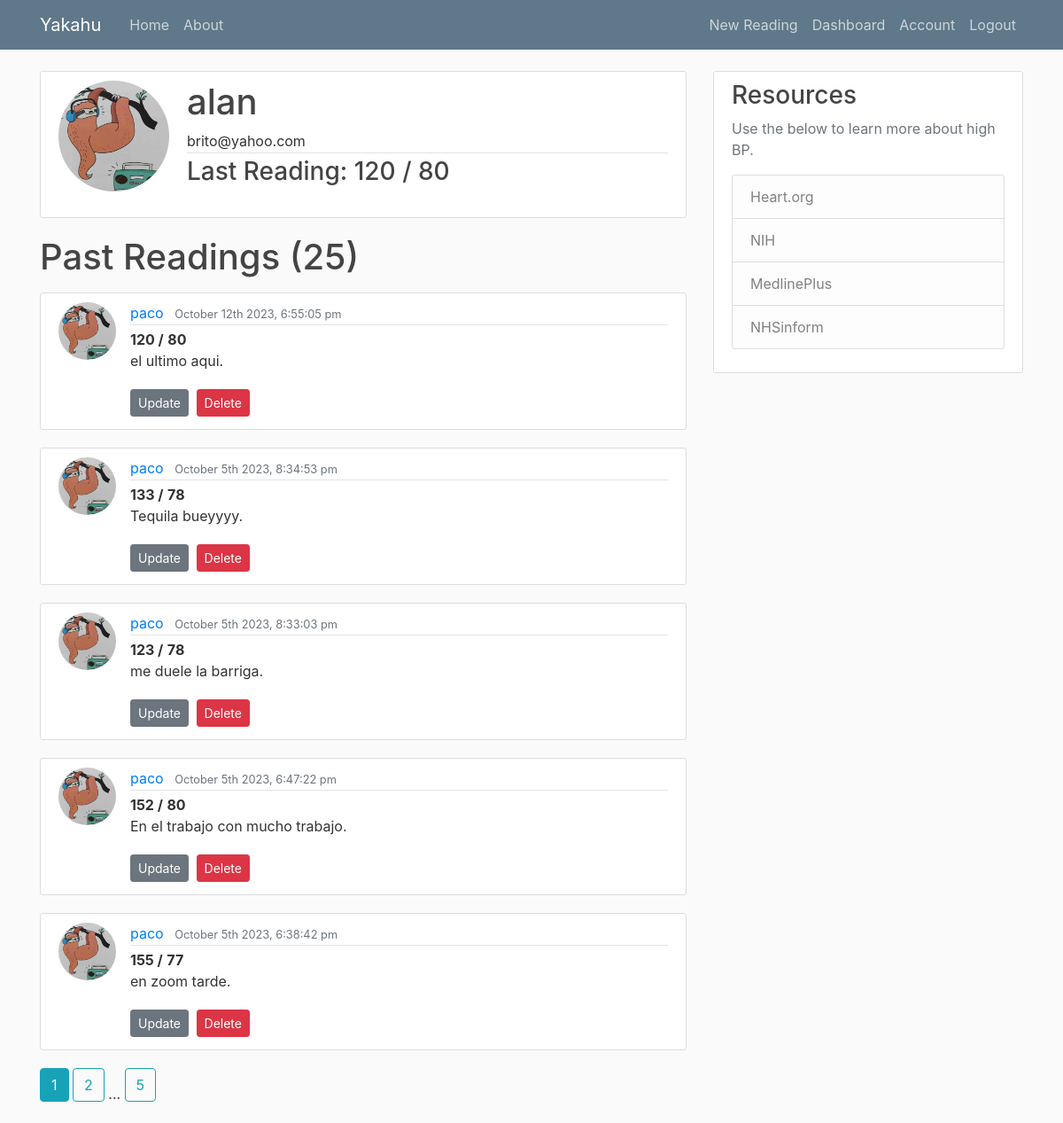
/user/paco (signed in), run on the app's committed database.
### mbp/models.py (models this page shows, shortened)
class User(db.Model, UserMixin):
    id = db.Column(db.Integer, primary_key=True)
    username = db.Column(db.String(20), unique=True, nullable=False)
    email = db.Column(db.String(120), unique=True, nullable=False)
    image_file = db.Column(db.String(20), nullable=False, default='default.jpg')
    password = db.Column(db.String(60), nullable=False)
    readings = db.relationship('Reading', backref='user', lazy=True)

class Reading(db.Model):
    id = db.Column(db.Integer, primary_key=True)
    sys = db.Column(db.String(3), nullable=False)
    dia = db.Column(db.String(3), nullable=False)
    notes = db.Column(db.Text, nullable=False)
    date_posted = db.Column(db.DateTime, nullable=False, default=datetime.utcnow)
    user_id = db.Column(db.Integer, db.ForeignKey('user.id'), nullable=False)

### mbp/users/routes.py (the view)
@users.route('/user/<string:username>')
@login_required
def user_readings(username):
    image_file = url_for('static', filename='profile_pics/' + current_user.image_file)
    page = request.args.get('page', 1, type=int) #Grab the page we want. In this case page one. Set type integer as the page number.
    user = User.query.filter_by(username=username).first_or_404()
    lreading = Reading.query.filter_by(user=user).order_by(Reading.id.desc()).first()
    reading = Reading.query.filter_by(user=user)\
        .order_by(Reading.date_posted.desc())\
        .paginate(page=page, per_page=5) #Show 5 readings per page. Can use http://localhost:8000/home?page=3 to navigate to pages.
    return render_template('user_readings.html', title='User Dashboard', reading=reading, user=user, username=username, image_file=image_file, lreading=lreading)

### mbp/models.py (called while the page is built)
@login_manager.user_loader
def load_user(user_id):
    return User.query.get(int(user_id))

### mbp/templates/user_readings.html (shortened to what this page needs)
{% extends "base.html" %}
{% block content %}
<div class="content-section">
    <div class="media">
      <img class="rounded-circle account-img" src="{{ image_file }}">
      <div class="media-body">
        <h2 class="account-heading">{{ current_user.username }}</h2>
        <p class="article-metadata">{{ current_user.email }}</p>
        <h3 class="mb-lg-4">Last Reading: {{ lreading.sys }} / {{ lreading.dia}}</h3>
      </div>
    </div>
  </div>
    <h1 class="mb-3">Past Readings  ({{ reading.total }})</h1>
    {% for reading in reading.items %}
    <article class="media content-section">
      <img class="rounded-circle article-img" src="{{ url_for('static', filename='profile_pics/' + reading.user.image_file) }}" />
      <div class="media-body">
        <div class="article-metadata">
          <a class="mr-2" href="{{ url_for('users.user_readings', username=reading.user.username) }}">{{ reading.user.username }}</a>
          <small class="text-muted">{{ moment(reading.date_posted).format('MMMM Do YYYY, h:mm:ss a') }}</small>
        </div>
        <text class="font-weight-bold">{{ reading.sys }} /</text>
          <text class="font-weight-bold">{{ reading.dia}}</text>
          <p class="article-content">{{ reading.notes }}</p>
          <a class="btn btn-secondary btn-sm mt-1 mb-1" href="{{ url_for('readings.update_reading', reading_id=reading.id) }}">Update</a>
        <button type="button" class="btn btn-danger btn-sm m-1" data-toggle="modal" data-target="#deleteModal">Delete</button>
      </div>
    </article>
    {% endfor %}
    {% for page_num in reading.iter_pages(left_edge=1, right_edge=1, left_current=1, right_current=2) %}
      {% if page_num %}
        {% if reading.page == page_num %}
          <a class="btn btn-info mb-4" href="{{ url_for('users.user_readings', username=user.username, page=page_num) }}">{{ page_num }}</a>
        {% else %}
          <a class="btn btn-outline-info mb-4" href="{{ url_for('users.user_readings', username=user.username, page=page_num) }}">{{ page_num }}</a>
        {% endif %}
      {% else %}
        ...
      {% endif %}
    {% endfor %}
{% endblock content %}

### mbp/static/css/main.css (style rules this page uses)
body { background: #fafafa; color: #333333; margin-top: 5rem; }
h1, h2, h3, h4, h5, h6 { color: #444444; }
.content-section { background: #ffffff; padding: 10px 20px; border: 1px solid #dddddd; border-radius: 3px; margin-bottom: 20px; }
.article-content { white-space: pre-line; }
.article-img { height: 65px; width: 65px; margin-right: 16px; }
.article-metadata { padding-bottom: 1px; margin-bottom: 4px; border-bottom: 1px solid #e3e3e3 }
.account-img { height: 125px; width: 125px; margin-right: 20px; margin-bottom: 16px; }
.account-heading { font-size: 2.5rem; }

### data on the page
User: username "alan", email "brito@yahoo.com"
Reading: sys "120", dia "80", image_file (placeholder picture), user.username "paco", date_posted "October 12th 2023, 6:55:05 pm", notes "el ultimo aqui."
Reading: image_file (placeholder picture), user.username "paco", date_posted "October 5th 2023, 8:34:53 pm", sys "133", dia "78", notes "Tequila bueyyyy."
Reading: image_file (placeholder picture), user.username "paco", date_posted "October 5th 2023, 8:33:03 pm", sys "123", dia "78", notes "me duele la barriga."
Reading: image_file (placeholder picture), user.username "paco", date_posted "October 5th 2023, 6:47:22 pm", sys "152", dia "80", notes "En el trabajo con mucho trabajo."
Reading: image_file (placeholder picture), user.username "paco", date_posted "October 5th 2023, 6:38:42 pm", sys "155", dia "77", notes "en zoom tarde."

### other printed values
{{ reading.total }} "25"
{{ page_num }} "1"
{{ page_num }} "2" "5"
